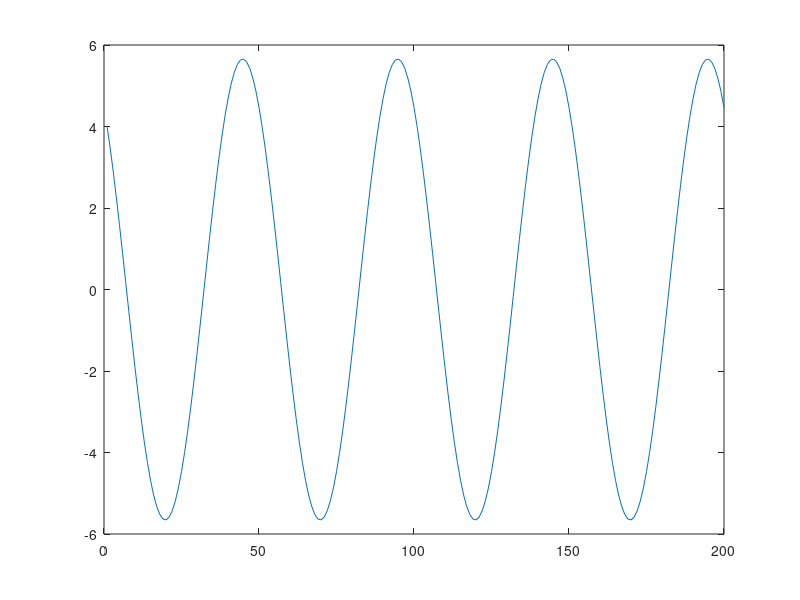
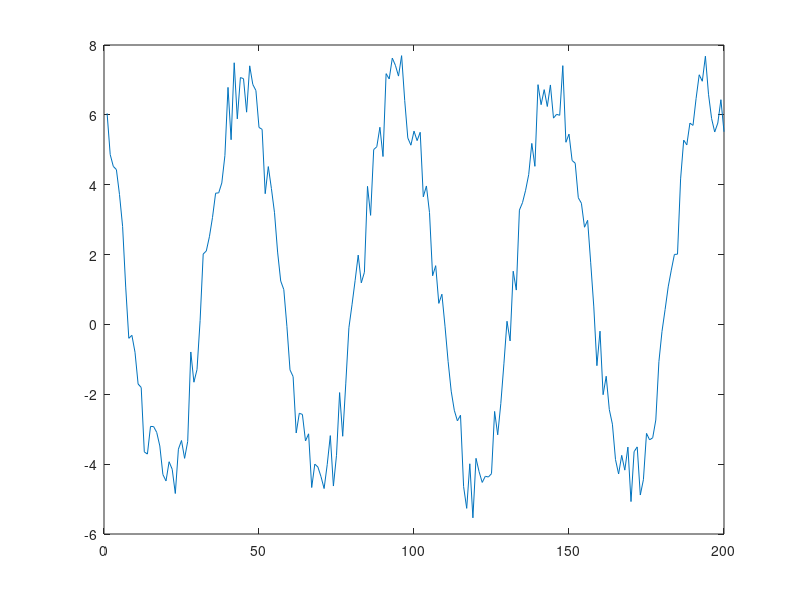

These charts were generated, in order, by the following MATLAB code: (Note: this script raises an error after producing the figures.)
clear
clc
close all

bitsNo=5;% the
info=randi([0,1],1,bitsNo);

Ts=.01;% smapling rate
Tb=1;%bit duration in seconds
Nc=2;
fc=Nc/Tb;

bit=0:Ts:Tb-Ts;%simulation of each bit

Eb=8;%energy per bit (those numbers are chosen to make calculations easier)
Ab=sqrt(Eb);%bit Amplitude

mean =0;
N0=10;
var=N0/2;

basis1=sqrt(2/Tb)*cos(2*pi*fc*bit);
basis2=sqrt(2/Tb)*sin(2*pi*fc*bit);

even=info(2:2:end);
odd=info(1:2:end);

Tx=[];
for i=1:bitsNo/2 %the loop of the sending
    inPhase=(-1)^(even(i)+1) * Ab *basis1;
    quadPhase=(-1)^(odd(i)+1) * Ab *basis2;
    Tx=[Tx inPhase+quadPhase];
end

AWGNnoise=sqrt(var)*rand(1,length(Tx))+mean;%adding AWGN to the channel
Txnoise=Tx+AWGNnoise;

plot(Tx)
figure
plot(Txnoise)

%*******************************************
% reciever
decision=zeros(1,bitsNo);

for i=0:bitsNo-1
    val=Txnoise(1+i*(Tb/Ts):(i+1)*(Tb/Ts));
    Rx=Ts*val*basis';
    decision(i+1)=(Rx>=0);
end

disp(sum((info-decision)==1))% get the number of errors
